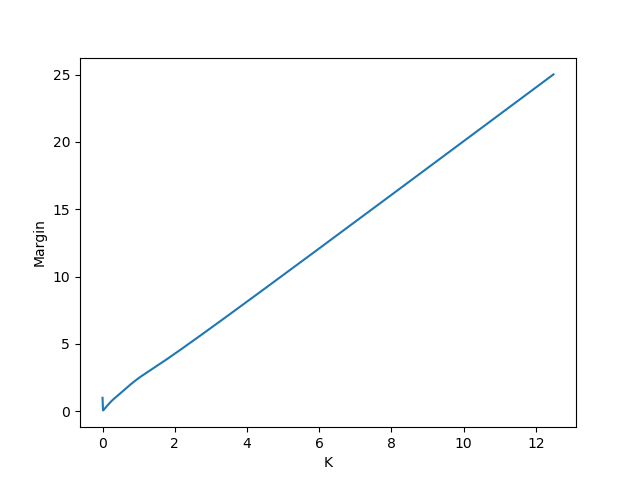

Source code (Python):
from sklearn import svm
import numpy as np
import matplotlib.pyplot as plt
X = [[0, 0],[1, 1],[1,0],[0,2],[2,2],[6,10],[5,6],[3,7],[2,9],[1,10]]
Y = [0,0,0,0,0,1,1,1,1,1]
x=list()
y=list()
clf = svm.SVC(kernel='linear', C=100)
for k in range(0,1000):
    X1=list()
    for i in range(0,len(X)):
        X1.append([X[i][0],k*0.0125*X[i][1]])
    clf.fit(X1, Y)
    margin = 1 / np.sqrt(np.sum(clf.coef_ ** 2))
    x.append(k*0.0125)
    y.append(margin)
    if k==0:
        continue
   # print(margin)
plt.ylabel('Margin')
plt.xlabel('K')
plt.plot(x,y)
plt.show()
